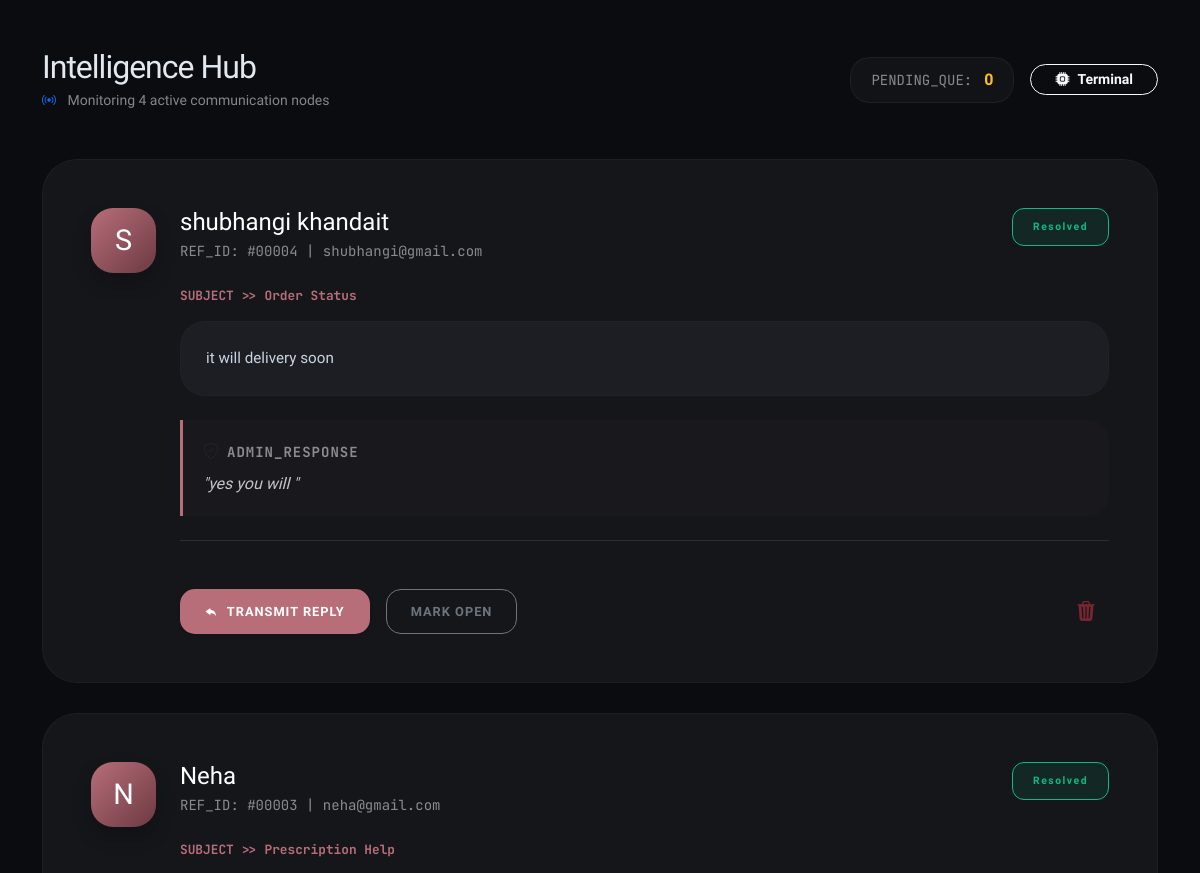
Page /module/inbox.php (signed in, upper part) on the earlier database version.
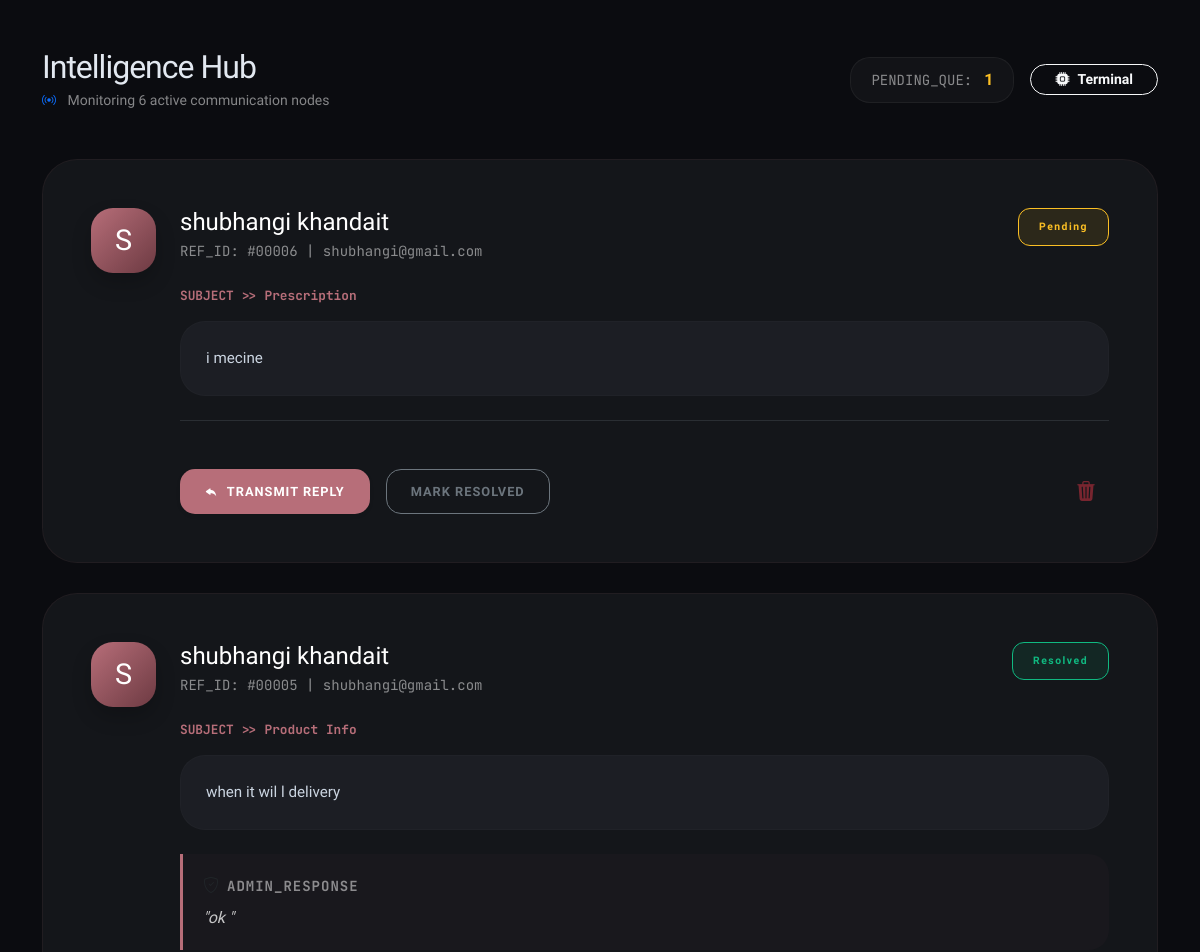
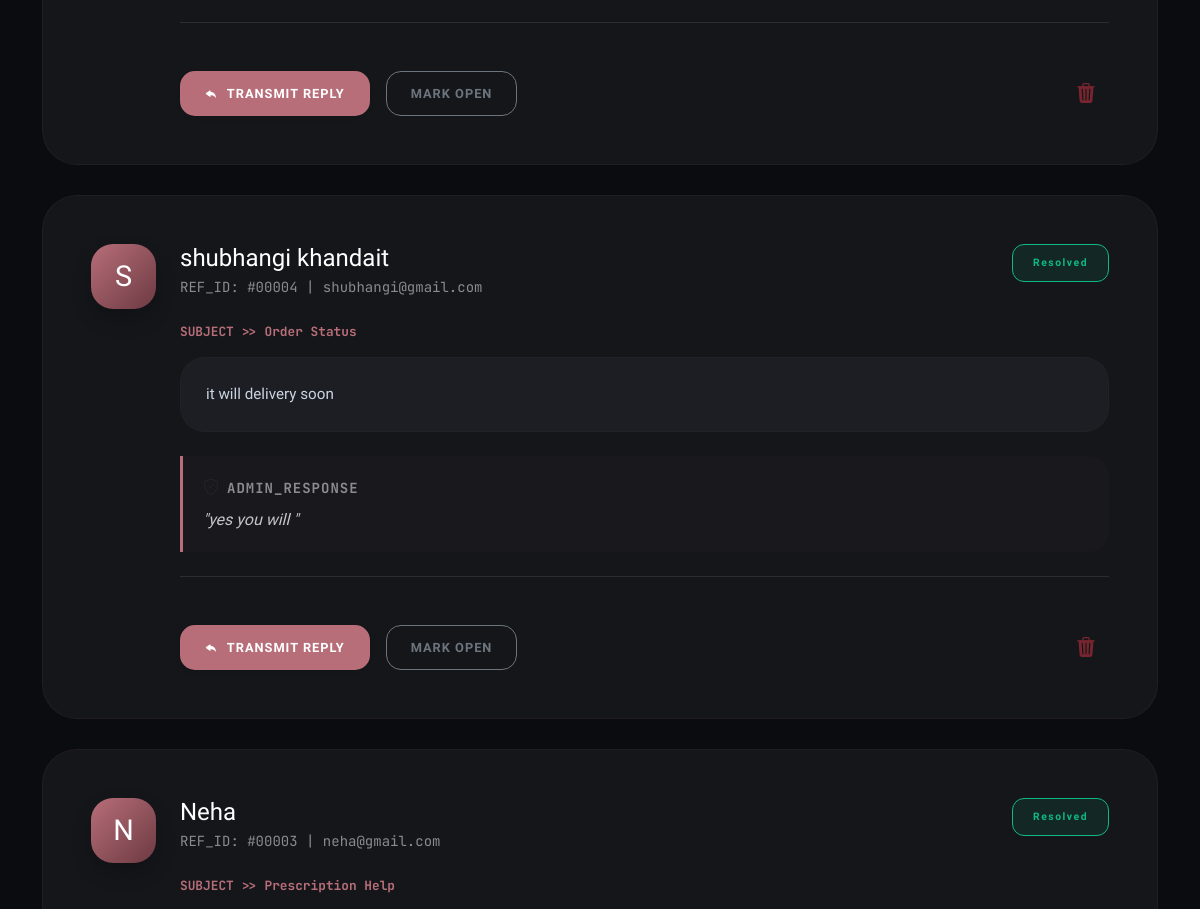
Same page on the later database version (2 pictures, top to bottom).
### tables this page shows
CREATE TABLE `contact_messages` (
  `id` int(11) NOT NULL,
  `user_id` int(11) DEFAULT NULL,
  `subject` varchar(100) DEFAULT NULL,
  `message` text DEFAULT NULL,
  `created_at` timestamp NOT NULL DEFAULT current_timestamp(),
  `admin_reply` text DEFAULT NULL,
  `status` enum('Pending','Resolved') DEFAULT 'Pending'
);

CREATE TABLE `users` (
  `id` int(11) NOT NULL,
  `username` varchar(50) DEFAULT NULL,
  `email` varchar(100) NOT NULL,
  `password` varchar(255) NOT NULL,
  `role` varchar(20) DEFAULT 'admin',
  `created_at` timestamp NOT NULL DEFAULT current_timestamp(),
  `theme` varchar(20) DEFAULT 'dark'
);

### module/inbox.php (the view, shortened to what the changed rows need)
<?php
include('../config/db_connect.php');
$query = "SELECT contact_messages.*, users.username, users.email
          FROM contact_messages
          JOIN users ON contact_messages.user_id = users.id
          ORDER BY contact_messages.created_at DESC";
$result = mysqli_query($conn, $query);
$total_count = mysqli_num_rows($result);
$res_count = mysqli_query($conn, "SELECT COUNT(*) as pending FROM contact_messages WHERE status = 'Pending'");
$pending_count = mysqli_fetch_assoc($res_count)['pending'];
?>
<!DOCTYPE html>
<html lang="en">
<head>
    <link href="https://cdn.jsdelivr.net/npm/bootstrap@5.3.0/dist/css/bootstrap.min.css" rel="stylesheet">
    <link rel="stylesheet" href="https://cdn.jsdelivr.net/npm/bootstrap-icons@1.11.0/font/bootstrap-icons.css">
    <link rel="stylesheet" href="https://cdnjs.cloudflare.com/ajax/libs/animate.css/4.1.1/animate.min.css"/>
</head>
<body class="py-5">
    <div class="container">
        <div class="d-flex flex-column flex-md-row justify-content-between align-items-md-center mb-5 gap-4">
            <div class="animate__animated animate__fadeInLeft">
                <h2 class="fw-800 mb-1" style="letter-spacing: -1px;">Intelligence Hub</h2>
                <p class="text-white-50 small mb-0"><i class="bi bi-broadcast me-2 text-primary"></i> Monitoring <?php echo $total_count; ?> active communication nodes</p>
            </div>
            <div class="d-flex gap-3 align-items-center animate__animated animate__fadeInRight">
                <div class="stats-pill">
                    <span class="text-white-50 small mono">PENDING_QUE:</span>
                    <span class="fw-bold ms-2" style="color: var(--status-pending);"><?php echo $pending_count; ?></span>
                </div>
            </div>
        </div>
        <?php if(mysqli_num_rows($result) > 0): ?>
            <?php while($msg = mysqli_fetch_assoc($result)): ?>
            <div class="card msg-card animate__animated animate__fadeInUp">
                <div class="card-body p-4 p-lg-5">
                    <div class="row align-items-start">
                        <div class="col-md-auto mb-4 mb-md-0 text-center">
                            <div class="avatar-box mx-auto">
                                <?php echo strtoupper(substr($msg['username'], 0, 1)); ?>
                            </div>
                        </div>
                        <div class="col">
                            <div class="d-flex justify-content-between align-items-start flex-wrap gap-3 mb-4">
                                <div>
                                    <h4 class="fw-800 mb-1 text-white"><?php echo htmlspecialchars($msg['username']); ?></h4>
                                    <div class="mono text-white-50 small">REF_ID: #<?php echo str_pad($msg['id'], 5, '0', STR_PAD_LEFT); ?> | <?php echo htmlspecialchars($msg['email']); ?></div>
                                </div>
                                <?php
                                    $is_pending = ($msg['status'] ?? 'Pending') == 'Pending';
                                    $badge_class = $is_pending ? 'badge-pending' : 'badge-resolved';
                                    echo "<span class='status-badge $badge_class'>".($msg['status'] ?? 'Pending')."</span>";
                                ?>
                            </div>
                            <div class="mb-4">
                                <div class="text-rose-gold fw-bold mb-3 mono" style="font-size: 0.8rem; color: var(--rose-gold);">
                                    SUBJECT >> <?php echo htmlspecialchars($msg['subject']); ?>
                                </div>
                                <div class="message-content shadow-inner">
                                    <?php echo nl2br(htmlspecialchars($msg['message'])); ?>
                                </div>
                            </div>
                            <?php if(!empty($msg['admin_reply'])): ?>
                                <div class="admin-reply-sector animate__animated animate__fadeIn">
                                    <div class="d-flex align-items-center mb-2">
                                        <i class="bi bi-shield-check me-2 text-rose-gold"></i>
                                        <span class="mono fw-bold text-white-50 small" style="letter-spacing: 1px;">ADMIN_RESPONSE</span>
                                    </div>
                                    <p class="mb-0 text-white opacity-75 fst-italic">"<?php echo htmlspecialchars($msg['admin_reply']); ?>"</p>
                                </div>
                            <?php endif; ?>
                            <div class="d-flex justify-content-between align-items-center pt-5 mt-4 border-top border-secondary border-opacity-25">
                                <div class="d-flex gap-3">
                                    <button class="btn btn-action shadow-sm" style="background: var(--rose-gold); color: white;" data-bs-toggle="modal" data-bs-target="#replyModal<?php echo $msg['id']; ?>">
                                        <i class="bi bi-reply-fill me-2"></i>Transmit Reply
                                    </button>
                                    <a href="update_msg_status.php?id=<?php echo $msg['id']; ?>&status=<?php echo $is_pending ? 'Resolved' : 'Pending'; ?>"
                                       class="btn btn-outline-secondary btn-action px-4">
                                        Mark <?php echo $is_pending ? 'Resolved' : 'Open'; ?>
                                    </a>
                                </div>
                                <a href="delete_message.php?id=<?php echo $msg['id']; ?>"
                                   class="btn btn-link text-danger text-decoration-none opacity-50 hover-opacity-100"
                                   onclick="return confirm('Confirm permanent deletion of this record?')">
                                    <i class="bi bi-trash3-fill fs-5"></i>
                                </a>
                            </div>
                        </div>
                    </div>
                </div>
            </div>
            <?php endwhile; ?>
        <?php endif; ?>
    </div>
</body>
</html>

Differences in the rows shown:
added contact_messages: user.username "S", user.username "shubhangi khandait", id "00006", user.email "shubhangi@gmail.com", status "Pending", subject "Prescription", message "i mecine", shows "RESOLVED"
added contact_messages: user.username "S", user.username "shubhangi khandait", id "00005", user.email "shubhangi@gmail.com", status "Resolved", subject "Product Info", message "when it wil l delivery", admin_reply "ok", shows "OPEN"
Other differences:
$total_count: "4" → "6"
$pending_count: "0" → "1"
